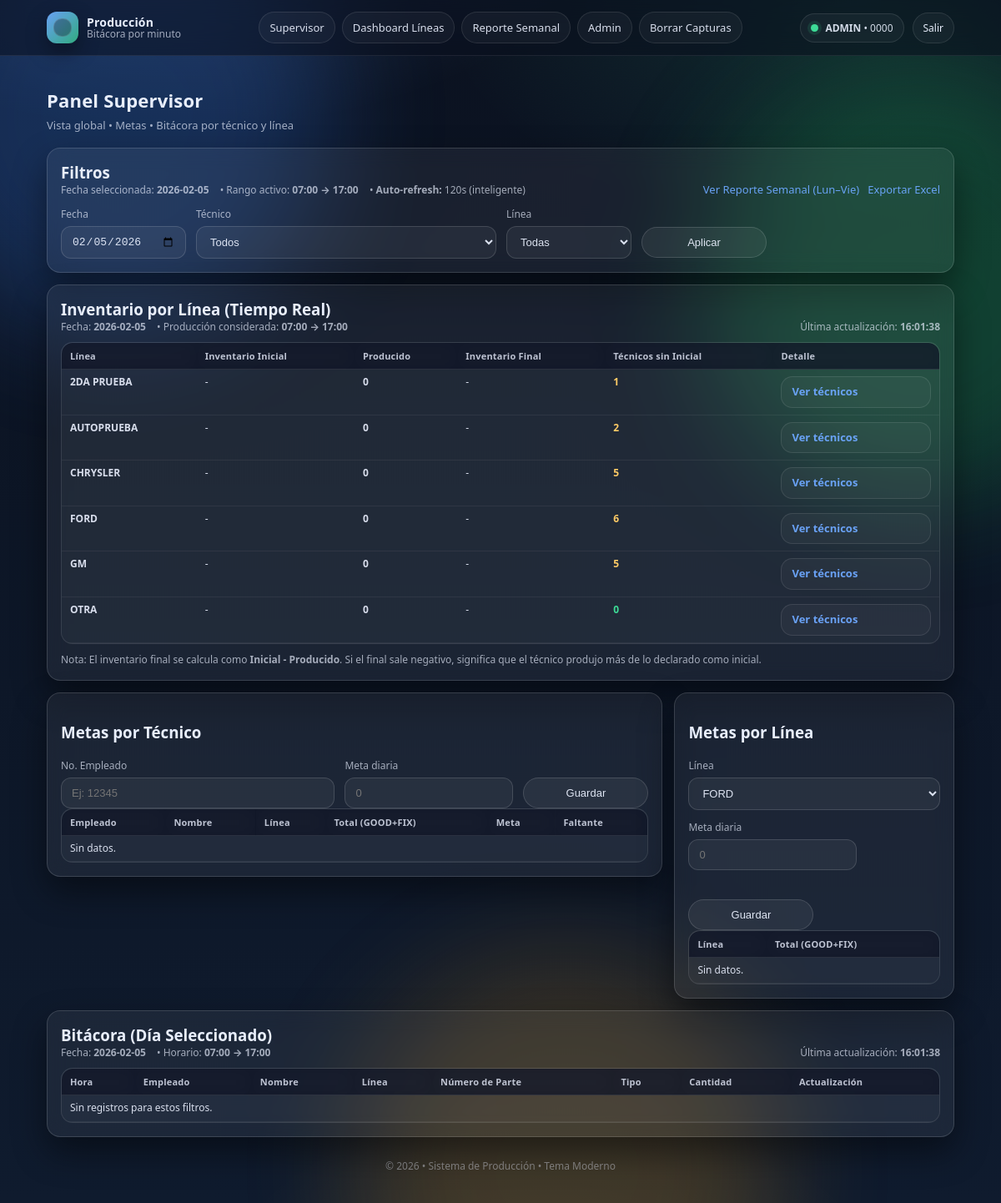
The page /supervisor (signed in) on the database its author committed.
### tables this page shows
CREATE TABLE users (
            id INTEGER PRIMARY KEY AUTOINCREMENT,
            employee_no TEXT UNIQUE NOT NULL,
            name TEXT NOT NULL,
            role TEXT NOT NULL CHECK(role IN ('technician','supervisor','admin')),
            pin_hash TEXT NOT NULL,
            is_active INTEGER NOT NULL DEFAULT 1,
            created_at TEXT NOT NULL
        , line TEXT NOT NULL DEFAULT '');

CREATE TABLE app_settings (
            key TEXT PRIMARY KEY,
            value TEXT NOT NULL
        );

CREATE TABLE line_goals (
            line TEXT PRIMARY KEY,
            daily_goal INTEGER NOT NULL,
            updated_at TEXT NOT NULL
        );

### app.py (the view, shortened to what this page needs)
    @app.route("/supervisor", methods=["GET", "POST"], endpoint="supervisor")
    def supervisor_panel():
        user = require_login_role("supervisor", "admin")
        if not user:
            return redirect(url_for("login"))
        schedule = get_capture_window()
        start_str, end_str = schedule.start_str, schedule.end_str
        selected_date = request.args.get("date") or date.today().isoformat()
        selected_emp = (request.args.get("emp") or "").strip()
        selected_line = (request.args.get("line") or "").strip().upper()
        users_list = get_active_users()
        tech_goals_map = get_tech_goals_map()
        line_goals_map = get_line_goals_map()
        logs = get_supervisor_logs(selected_date, start_str, end_str, selected_emp, selected_line)
        summary_by_emp = get_summary_by_emp(selected_date, start_str, end_str)
        summary_by_line = get_summary_by_line(selected_date, start_str, end_str)
        inv_lines, inv_by_line = get_inventory_line_view(selected_date, start_str, end_str)
        emp_progress = []
        line_progress = []
        return render_template(
            "supervisor.html",
            user=user,
            selected_date=selected_date,
            selected_emp=selected_emp,
            selected_line=selected_line,
            users_list=users_list,
            logs=logs,
            lines=LINES,
            emp_progress=emp_progress,
            line_progress=line_progress,
            schedule_start=start_str,
            schedule_end=end_str,
            inv_lines=inv_lines,
            inv_by_line=inv_by_line,
        )

### app.py (called while the page is built)
def db_connect() -> sqlite3.Connection:
    conn = sqlite3.connect(DB_FILE)
    conn.row_factory = sqlite3.Row
    return conn

def get_setting(key: str, default: str) -> str:
    with db() as conn:
        cur = conn.cursor()
        cur.execute("SELECT value FROM app_settings WHERE key = ?", (key,))
        row = cur.fetchone()
        return row["value"] if row else default

def parse_time_hhmm(t: str) -> Optional[Tuple[int, int]]:
    try:
        t = (t or "").strip()
        hh, mm = t.split(":")
        h = int(hh)
        m = int(mm)
        if 0 <= h <= 23 and 0 <= m <= 59:
            return h, m
    except Exception:
        return None
    return None

def get_capture_window() -> CaptureWindow:
    start_str = get_setting("start_time", DEFAULT_START_TIME)
    end_str = get_setting("end_time", DEFAULT_END_TIME)
    grace_str = get_setting("grace_minutes", str(DEFAULT_GRACE_MINUTES))
    st = parse_time_hhmm(start_str) or parse_time_hhmm(DEFAULT_START_TIME)
    et = parse_time_hhmm(end_str) or parse_time_hhmm(DEFAULT_END_TIME)
    grace = parse_nonneg_int(grace_str)
    if grace is None:
        grace = DEFAULT_GRACE_MINUTES
    grace = min(300, grace)
    return CaptureWindow(
        start_str=start_str,
        end_str=end_str,
        grace_minutes=grace,
        start_h=st[0],
        start_m=st[1],
        end_h=et[0],
        end_m=et[1],
    )

def get_user_by_employee(employee_no: str):
    with db() as conn:
        cur = conn.cursor()
        cur.execute("SELECT * FROM users WHERE employee_no = ?", (employee_no,))
        return cur.fetchone()

def current_user():
    emp = session.get("employee_no")
    if not emp:
        return None
    return get_user_by_employee(emp)

def require_login_role(*roles):
    user = current_user()
    if not user or user["is_active"] != 1:
        return None
    if roles and user["role"] not in roles:
        flash("No tienes permisos para esa sección.", "err")
        return None
    return user

def parse_nonneg_int(x) -> Optional[int]:
    try:
        s = str(x).strip()
        if s == "":
            return None
        v = int(s)
        return v if v >= 0 else None
    except Exception:
        return None

def get_active_users():
    with db() as conn:
        cur = conn.cursor()
        cur.execute("""
            SELECT employee_no, name, role, line
            FROM users
            WHERE is_active=1
            ORDER BY role, employee_no
        """)
        return cur.fetchall()

### templates/supervisor.html (shortened to what this page needs)
{% extends "base.html" %}
{% set title = "Panel Supervisor" %}
{% set subtitle = "Vista global • Metas • Bitácora por técnico y línea" %}
{% block content %}
<div class="card">
  <div class="row" style="justify-content:space-between; align-items:flex-end;">
    <div>
      <h3 style="margin:0;">Filtros</h3>
      <div class="muted small">
        Fecha seleccionada: <b>{{ selected_date }}</b>
        <span style="margin-left:10px;">
          • Rango activo: <b>{{ schedule_start }} → {{ schedule_end }}</b>
        </span>
        <span style="margin-left:10px;">
          • <b>Auto-refresh:</b> 120s (inteligente)
        </span>
      </div>
    </div>
    <div class="row" style="gap:10px;">
      <a class="btnlink" href="{{ url_for('weekly_report') }}">
        Ver Reporte Semanal (Lun–Vie)
      </a>
      <a class="btnlink" href="{{ url_for('export_excel', date=selected_date, emp=selected_emp, line=selected_line) }}">
        Exportar Excel
      </a>
    </div>
  </div>
  <form method="GET" class="row" style="margin-top:12px;">
    <div class="field">
      <label>Fecha</label>
      <input type="date" name="date" value="{{ selected_date }}">
    </div>
    <div class="field">
      <label>Técnico</label>
      <select name="emp">
        <option value="">Todos</option>
      </select>
    </div>
    <div class="field">
      <label>Línea</label>
      <select name="line">
        <option value="">Todas</option>
      </select>
    </div>
    <div class="field">
      <label>&nbsp;</label>
      <button class="btn" type="submit">Aplicar</button>
    </div>
  </form>
</div>
<div class="card" style="margin-top:14px;">
  <div class="row" style="justify-content:space-between; align-items:flex-end;">
    <div>
      <h3 style="margin:0;">Inventario por Línea (Tiempo Real)</h3>
      <div class="muted small">
        Fecha: <b>{{ selected_date }}</b>
        <span style="margin-left:10px;">
          • Producción considerada: <b>{{ schedule_start }} → {{ schedule_end }}</b>
        </span>
      </div>
    </div>
    <div class="muted small">
      Última actualización: <b>{{ now().strftime("%H:%M:%S") }}</b>
    </div>
  </div>
  <div class="tablewrap" style="margin-top:10px;">
    <table class="table compact">
      <thead>
        <tr>
          <th>Línea</th>
          <th>Inventario Inicial</th>
          <th>Producido</th>
          <th>Inventario Final</th>
          <th>Técnicos sin Inicial</th>
          <th>Detalle</th>
        </tr>
      </thead>
      <tbody>
        {% for row in inv_lines %}
          <tr>
            <td><b>{{ row.line }}</b></td>
            <td>
              {% if row.initial_sum is not none %}
                <b>{{ row.initial_sum }}</b>
              {% else %}
                -
              {% endif %}
            </td>
            <td><b>{{ row.produced_sum }}</b></td>
            <td>
              {% if row.final_sum is not none %}
                <b class="{% if row.final_sum < 0 %}dangertext{% endif %}">
                  {{ row.final_sum }}
                </b>
              {% else %}
                -
              {% endif %}
            </td>
            <td>
              {% if row.missing_count > 0 %}
                <span class="warntext"><b>{{ row.missing_count }}</b></span>
              {% else %}
                <span class="oktext">0</span>
              {% endif %}
            </td>
            <td>
              <details>
                <summary class="btnlink">Ver técnicos</summary>
              </details>
            </td>
          </tr>
        {% endfor %}
      </tbody>
    </table>
  </div>
  <div class="muted small" style="margin-top:10px;">
    Nota: El inventario final se calcula como <b>Inicial - Producido</b>. Si el final sale negativo, significa que el técnico produjo más de lo declarado como inicial.
  </div>
</div>
<div class="grid2" style="margin-top:14px;">
  <div class="card">
    <h3>Metas por Técnico</h3>
    <form method="POST" class="row">
      <div class="field flex1">
        <label>No. Empleado</label>
        <input name="employee_no" placeholder="Ej: 12345" required>
      </div>
      <div class="field">
        <label>Meta diaria</label>
        <input name="daily_goal" type="number" min="0" placeholder="0" required>
      </div>
      <div class="field">
        <label>&nbsp;</label>
        <button class="btn" type="submit">Guardar</button>
      </div>
    </form>
    <div class="tablewrap">
      <table class="table compact">
        <thead>
          <tr>
            <th>Empleado</th>
            <th>Nombre</th>
            <th>Línea</th>
            <th>Total (GOOD+FIX)</th>
            <th>Meta</th>
            <th>Faltante</th>
          </tr>
        </thead>
        <tbody>
          {% if emp_progress|length == 0 %}
            <tr><td colspan="6" class="muted">Sin datos.</td></tr>
          {% endif %}
        </tbody>
      </table>
    </div>
  </div>
  <div class="card">
    <h3>Metas por Línea</h3>
    <form method="POST" class="row">
      <div class="field flex1">
        <label>Línea</label>
        <select name="line" required>
          {% for l in lines %}
            <option value="{{ l }}">{{ l }}</option>
          {% endfor %}
        </select>
      </div>
      <div class="field">
        <label>Meta diaria</label>
        <input name="daily_goal" type="number" min="0" placeholder="0" required>
      </div>
      <div class="field">
        <label>&nbsp;</label>
        <button class="btn" type="submit">Guardar</button>
      </div>
    </form>
    <div class="tablewrap">
      <table class="table compact">
        <thead>
          <tr>
            <th>Línea</th>
            <th>Total (GOOD+FIX)</th>
          </tr>
        </thead>
        <tbody>
          {% if line_progress|length == 0 %}
            <tr><td colspan="4" class="muted">Sin datos.</td></tr>
          {% endif %}
        </tbody>
      </table>
    </div>
  </div>
</div>
<div class="card" style="margin-top:14px;">
  <div class="row" style="justify-content:space-between; align-items:flex-end;">
    <div>
      <h3 style="margin:0;">Bitácora (Día Seleccionado)</h3>
      <div class="muted small">
        Fecha: <b>{{ selected_date }}</b>
        <span style="margin-left:10px;">
          • Horario: <b>{{ schedule_start }} → {{ schedule_end }}</b>
        </span>
      </div>
    </div>
    <div class="muted small">
      Última actualización: <b>{{ now().strftime("%H:%M:%S") }}</b>
    </div>
  </div>
  <div class="tablewrap" style="margin-top:10px;">
    <table class="table compact">
      <thead>
        <tr>
          <th>Hora</th>
          <th>Empleado</th>
          <th>Nombre</th>
          <th>Línea</th>
          <th>Número de Parte</th>
          <th>Tipo</th>
          <th>Cantidad</th>
          <th>Actualización</th>
        </tr>
      </thead>
      <tbody>
        {% if logs|length == 0 %}
          <tr><td colspan="8" class="muted">Sin registros para estos filtros.</td></tr>
        {% endif %}
      </tbody>
    </table>
  </div>
</div>
{% endblock %}

### templates/base.html (shortened to what this page needs)
<!DOCTYPE html>
<html lang="es">
<head>
</head>
<body>
  <div class="bg-orb orb1"></div>
  <div class="bg-orb orb2"></div>
  <div class="bg-orb orb3"></div>
  <div class="topbar">
    <div class="topbar-inner">
      <div class="brand">
        <div class="logo"></div>
        <div class="brand-title">
          <b>Producción</b>
          <span>Bitácora por minuto</span>
        </div>
      </div>
      <div class="nav">
        {% if user %}
          {% if user["role"] == "technician" %}
            <a href="{{ url_for('technician') }}">Técnico</a>
          {% elif user["role"] in ("supervisor","admin") %}
            <a href="{{ url_for('supervisor') }}">Supervisor</a>
            <a href="{{ url_for('line_dashboard') }}">Dashboard Líneas</a>
            <a href="{{ url_for('weekly_report') }}">Reporte Semanal</a>
          {% endif %}
          {% if user["role"] == "admin" %}
            <a href="{{ url_for('admin') }}">Admin</a>
            <a href="{{ url_for('admin_logs') }}">Borrar Capturas</a>
          {% endif %}
        {% endif %}
      </div>
      <div class="userbox">
        {% if user %}
          <div class="pill">
            <span class="dot"></span>
            <span><b>{{ user["name"] }}</b> • {{ user["employee_no"] }}</span>
          </div>
          <a class="logout" href="{{ url_for('logout') }}">Salir</a>
        {% else %}
          <div class="pill">
            <span class="dot" style="background: var(--warn); box-shadow: 0 0 0 4px rgba(255,204,102,.12);"></span>
            <span>Sesión no iniciada</span>
          </div>
        {% endif %}
      </div>
    </div>
  </div>
  <div class="container">
    <div class="pagehead">
      <div>
        <h1>{{ title if title else "" }}</h1>
        {% if subtitle %}
          <div class="subtitle">{{ subtitle }}</div>
        {% endif %}
      </div>
    </div>
    {% block content %}{% endblock %}
    <div class="footer">
      © {{ now().year }} • Sistema de Producción • Tema Moderno
    </div>
  </div>
</body>
</html>

### rows shown on the page
users: name "ADMIN", employee_no "0000"
app_settings: value "07:00"
app_settings: value "17:00"
users: line "2DA PRUEBA", produced_sum "0", missing_count "1"
line_goals: line "OTRA", produced_sum "0"

### other values the page prints
{{ title if title else "" }} "Panel Supervisor"
{{ subtitle }} "Vista global • Metas • Bitácora por técnico y línea"
{{ selected_date }} "2026-02-05"
{{ row.line }} "AUTOPRUEBA" "CHRYSLER" "FORD" "GM"
{{ row.produced_sum }} "0" "0" "0" "0"
{{ row.missing_count }} "2" "5" "6" "5"
form field line "FORD"
